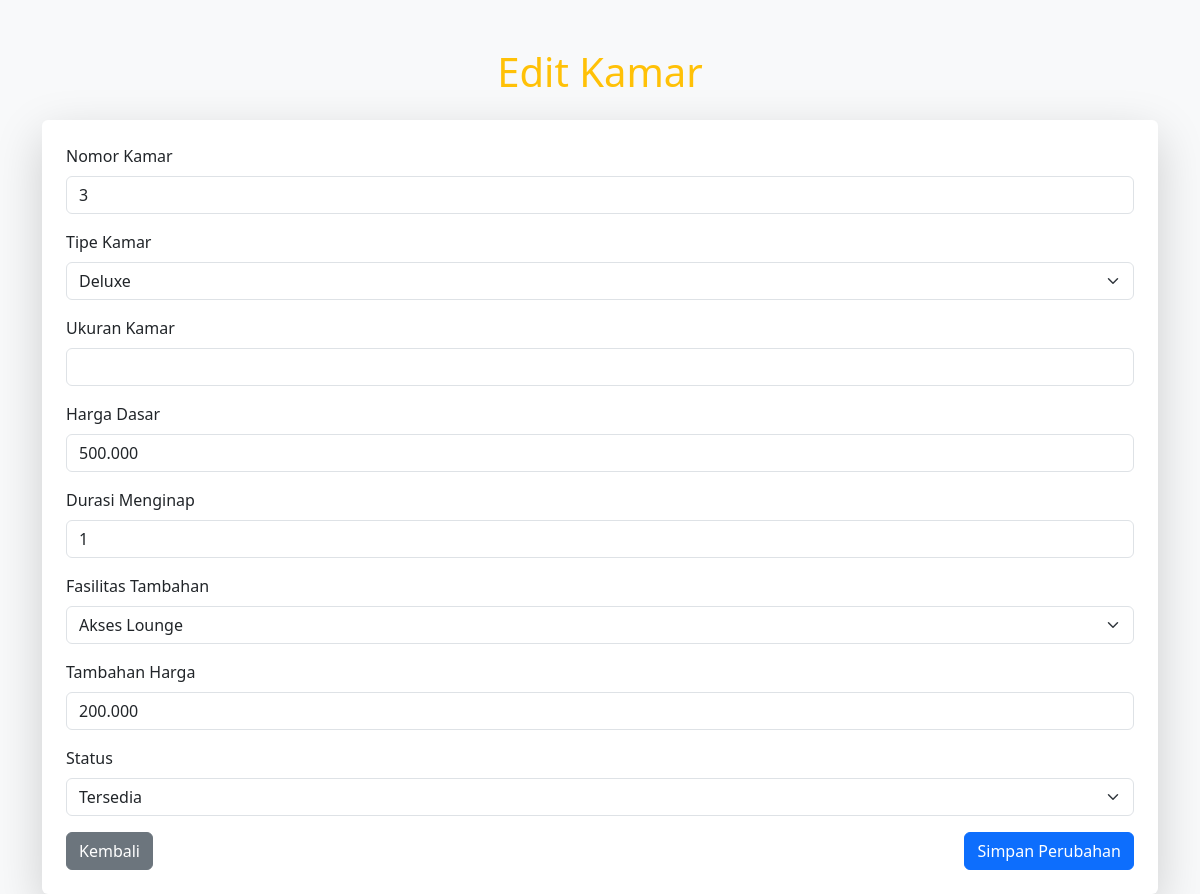
The page /edit.php?id=7 on the database its author committed.
### tables this page shows
CREATE TABLE `kamar` (
  `id` int(11) NOT NULL,
  `nomorKamar` varchar(10) NOT NULL,
  `tipe` varchar(10) NOT NULL,
  `hargaDasar` double NOT NULL,
  `status` varchar(10) NOT NULL,
  `ukuranKamar` varchar(20) DEFAULT NULL,
  `fasilitasTambahan` varchar(255) DEFAULT NULL,
  `tambahanHarga` double DEFAULT NULL,
  `durasiMenginap` int(11) DEFAULT NULL
);

### edit.php (the view, shortened to what this page needs)
<?php
$db = new DatabaseConnection();
$conn = $db->getConnection();
if ($_SERVER['REQUEST_METHOD'] === 'GET' && isset($_GET['id'])) {
    $id = $_GET['id'];
    $query = "SELECT * FROM kamar WHERE id = ?";
    $stmt = $conn->prepare($query);
    $stmt->bind_param("i", $id);
    $stmt->execute();
    $result = $stmt->get_result();
    $kamar = $result->fetch_assoc();
}
?>
<!DOCTYPE html>
<html lang="en">
<head>
    <link href="https://cdn.jsdelivr.net/npm/bootstrap@5.3.0-alpha3/dist/css/bootstrap.min.css" rel="stylesheet">
</head>
<body class="bg-light">
    <div class="container mt-5">
        <h1 class="text-center text-warning mb-4">Edit Kamar</h1>
        <form action="edit.php" method="POST" class="shadow-lg p-4 bg-white rounded">
            <div class="mb-3">
                <label for="nomorKamar" class="form-label">Nomor Kamar</label>
                <input type="text" name="nomorKamar" class="form-control" value="<?= $kamar['nomorKamar']; ?>" required>
            </div>
            <div class="mb-3">
                <label for="tipeKamar" class="form-label">Tipe Kamar</label>
                <select name="tipeKamar" class="form-select" id="tipeKamar" required>
                    <option value="deluxe" <?= $kamar['tipe'] === 'deluxe' ? 'selected' : ''; ?>>Deluxe</option>
                </select>
            </div>
            <div class="mb-3">
                <label for="ukuranKamar" class="form-label">Ukuran Kamar</label>
                <input type="text" name="ukuranKamar" id="ukuranKamar" class="form-control" value="<?= $kamar['ukuranKamar']; ?>" readonly>
            </div>
            <div class="mb-3">
                <label for="hargaDasar" class="form-label">Harga Dasar</label>
                <input type="text" name="hargaDasar" class="form-control format-rupiah" value="<?= number_format($kamar['hargaDasar'], 0, ',', '.'); ?>" required>
            </div>
            <div class="mb-3">
                <label for="durasiMenginap" class="form-label">Durasi Menginap</label>
                <input type="number" name="durasiMenginap" class="form-control" value="<?= $kamar['durasiMenginap']; ?>" required>
            </div>
            <div id="deluxeFields" style="display: <?= $kamar['tipe'] === 'deluxe' ? 'block' : 'none'; ?>;">
                <div class="mb-3">
                    <label for="fasilitasTambahan" class="form-label">Fasilitas Tambahan</label>
                    <select name="fasilitasTambahan" class="form-select">
                        <option value="Akses Lounge" <?= $kamar['fasilitasTambahan'] === 'Akses Lounge' ? 'selected' : ''; ?>>Akses Lounge</option>
                    </select>
                </div>
                <div class="mb-3">
                    <label for="tambahanHarga" class="form-label">Tambahan Harga</label>
                    <input type="text" name="tambahanHarga" class="form-control format-rupiah" value="<?= number_format($kamar['tambahanHarga'], 0, ',', '.'); ?>">
                </div>
            </div>
            <div class="mb-3">
                <label for="status" class="form-label">Status</label>
                <select name="status" class="form-select" required>
                    <option value="Tersedia" <?= $kamar['status'] === 'Tersedia' ? 'selected' : ''; ?>>Tersedia</option>
                </select>
            </div>
            <div class="d-flex justify-content-between">
                <a href="index.php" class="btn btn-secondary">Kembali</a>
                <button type="submit" class="btn btn-primary">Simpan Perubahan</button>
            </div>
        </form>
    </div>
</body>
</html>

### rows shown on the page
kamar: nomorKamar "3", tipeKamar "Deluxe", hargaDasar "500.000", durasiMenginap "1", fasilitasTambahan "Akses Lounge", tambahanHarga "200.000", status "Tersedia"
